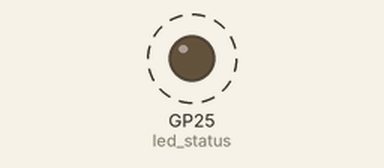
Recording of a program running on a simulated Raspberry Pi Pico running MicroPython. Parts: output pins drawn as LEDs (lit = HIGH). Dashed ring = blinking. Requests to the public web service named in the program get a made-up reply in its usual format after 0.4 s (London, UTC, broken clouds, 64 % humidity, 1013 hPa unless stated); what the program prints to the serial console is not drawn.

Above: at 2.15 s.
Timing chart, 0 to 5.0 s (numbered marks = the images above):
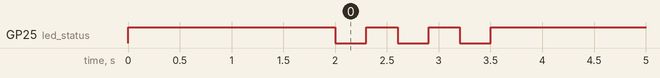

Measured:
- by itself, GP25 (led_status): alternates HIGH for 0.30 s and LOW for 0.30 s, 6 changes in all, then stays HIGH

The program:

main.py
```python
import network
import urequests
import utime
from machine import ADC, Pin

# Configuración de WiFi
WIFI_SSID = "Totalplay-5DAC"
WIFI_PASSWORD = "5DAC5243naH8uAbk"

# Configuración de ThingSpeak
API_KEY = "N8FJA055G1MEZZBZ"
CHANNEL_ID = "2857152"
THINGSPEAK_URL = "https://api.thingspeak.com/update"
INTERVALO_ENVIO = 180  # Intervalo en segundos

# Configuración del sensor LM35
lm35 = ADC(Pin(26))  # Sensor conectado a GP26
FACTOR_CONVERSION = 3.3 / 65535  # Conversión de ADC a voltios

# Configuración del LED indicador
led_status = Pin("LED", Pin.OUT)
led_status.value(1)  # LED encendido al iniciar

# Función para conectar a WiFi
def iniciar_conexion():
    red = network.WLAN(network.STA_IF)
    red.active(True)
    if not red.isconnected():
        print("Intentando conectar a WiFi...")
        red.connect(WIFI_SSID, WIFI_PASSWORD)
        espera = 0
        while not red.isconnected() and espera < 15:
            utime.sleep(1)
            espera += 1
        if red.isconnected():
            print("Conectado a:", red.ifconfig())
        else:
            print("No se pudo conectar a WiFi")
    return red

# Función para obtener la temperatura en °C
def obtener_temperatura():
    valor_adc = lm35.read_u16()
    voltaje = valor_adc * FACTOR_CONVERSION
    temperatura_c = voltaje * 100  # LM35: 10mV/°C
    return round(temperatura_c, 2)

# Función para enviar datos a ThingSpeak
def subir_datos():
    temp_actual = obtener_temperatura()
    print(f"Temperatura medida: {temp_actual}°C")
    datos_url = f"{THINGSPEAK_URL}?api_key={API_KEY}&field1={temp_actual}"
    try:
        print("Enviando a ThingSpeak...")
        for _ in range(3):  # Parpadeo de confirmación
            led_status.value(0)
            utime.sleep(0.3)
            led_status.value(1)
            utime.sleep(0.3)
        respuesta = urequests.get(datos_url)
        print("Respuesta de servidor:", respuesta.text)
        respuesta.close()
    except Exception as err:
        print("Error en la transmisión:", err)

# Programa principal
conexion = iniciar_conexion()
while True:
    if not conexion.isconnected():
        conexion = iniciar_conexion()
    subir_datos()
    utime.sleep(INTERVALO_ENVIO)
```
